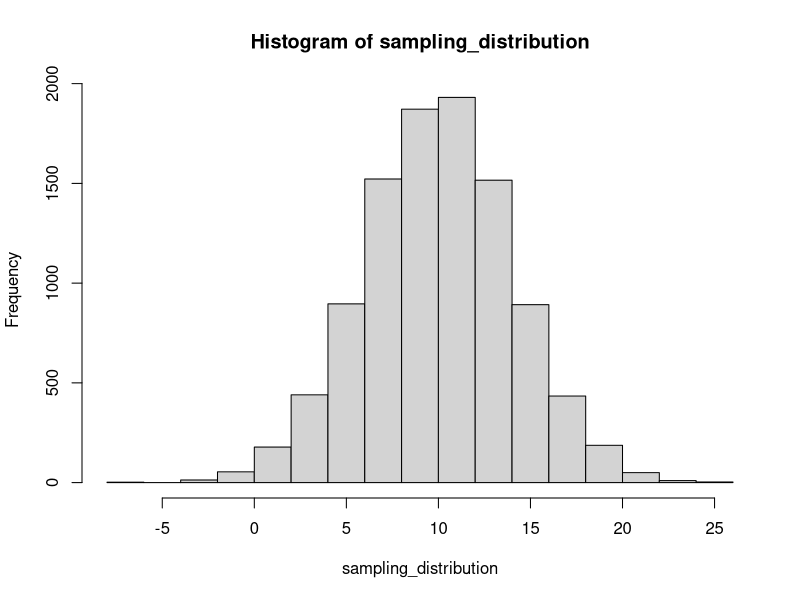
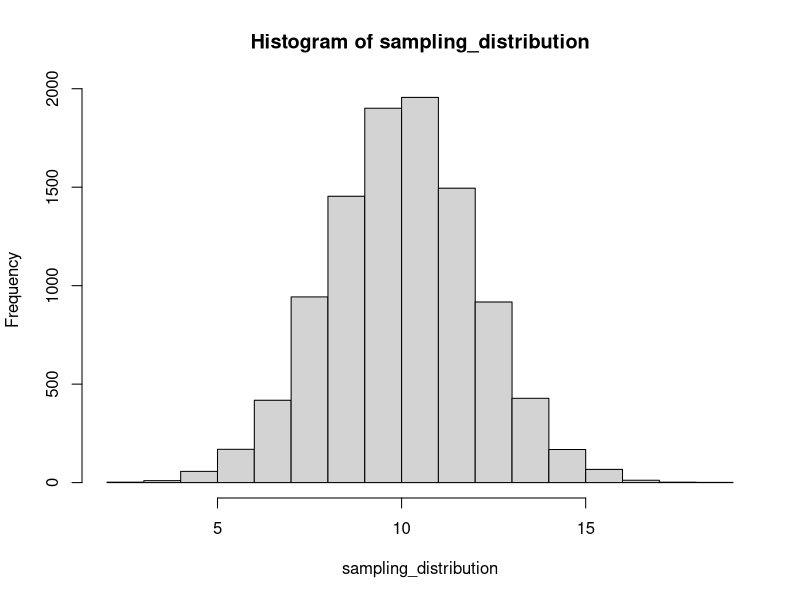
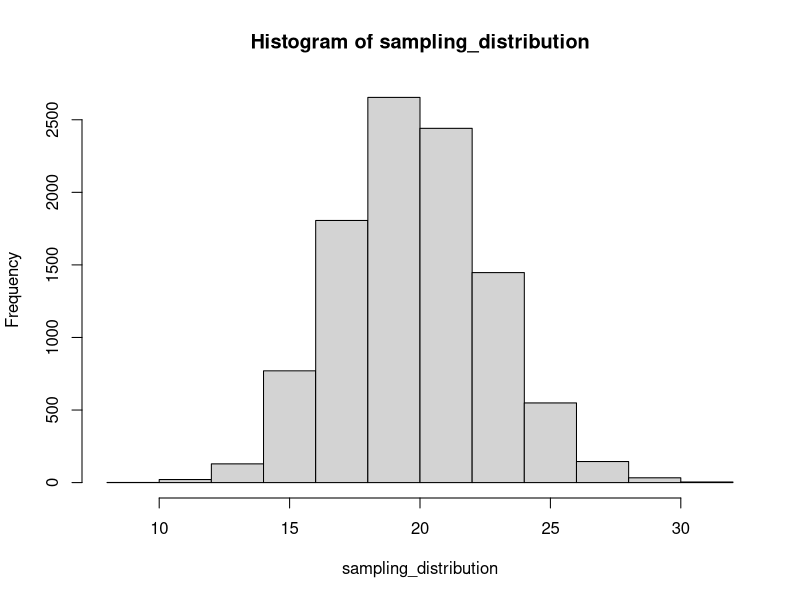

Reproduce these figures in R, in order.
## ---- chunk 1

pnorm(2.5, mean = 0, sd =1, lower.tail = FALSE)

my_sample <- rnorm(1000000, mean =0, sd =1)

selection <- my_sample[my_sample > 2.5]
length(selection)/1000000

## ---- chunk 2

pnorm(q=130, mean =100, sd =10, lower.tail = FALSE)

10000*pnorm(q=130, mean =100, sd =10, lower.tail = FALSE)

some_observations <- rnorm(10000, mean =100, sd =10)

length(some_observations[some_observations > 130])/10000

## ---- chunk 3

sampling_distribution <- replicate(10000, mean(rnorm(25, mean =10, sd =20)))

hist(sampling_distribution)

length(sampling_distribution[sampling_distribution>= 12])/10000


## ---- chunk 4

sampling_distribution <- replicate(10000, mean(rnorm(100, mean =10, sd =20)))

hist(sampling_distribution)

length(sampling_distribution[sampling_distribution>= 12])/10000
#yes it is different, because the numbers were randomly picked and the samples are not equivalent 
## ---- chunk 5

sampling_distribution <- replicate(10000, sd(rnorm(25, mean =10, sd =20)))

hist(sampling_distribution)

length(sampling_distribution[sampling_distribution <= 15])/10000

